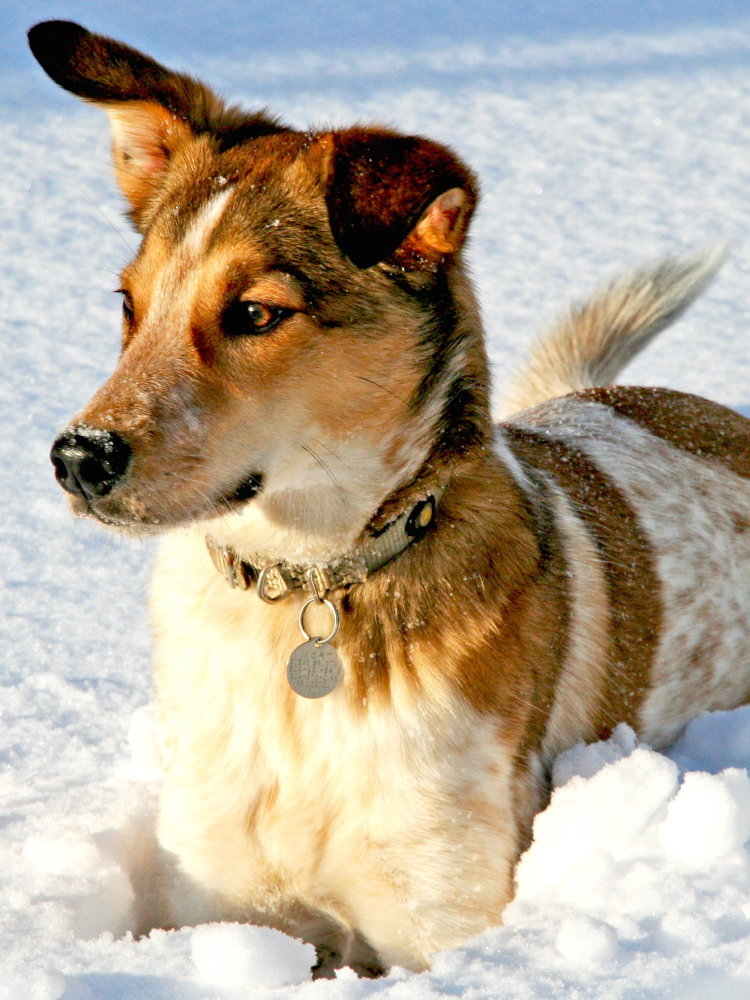
#> input picture dog.jpg, 1500 x 2000 px (shown at 1/2 size)
$ jupyter execute CH02_SEC06_5_WaveletCompress.ipynb
#> lines starting #> are read from the running program, lines starting #| are printed output that depends on the picture; after the words box and inside, x2 and y2 are one past the last pixel; in counts of white or black regions, pixels touching at a corner belong together
[cell 1]
# Using the PyWavelets module, available at
# https://pywavelets.readthedocs.io/en/latest/install.html
import cv2
from matplotlib.image import imread
import numpy as np
import matplotlib.pyplot as plt
import os
import pywt
plt.rcParams['figure.figsize'] = [8, 8]
plt.rcParams.update({'font.size': 18})

A = imread('../dog.jpg')
#> A is the input picture: shape (2000, 1500, 3); mean R, G, B 181.4, 169.5, 151.9
B = np.mean(A, -1); # Convert RGB to grayscale
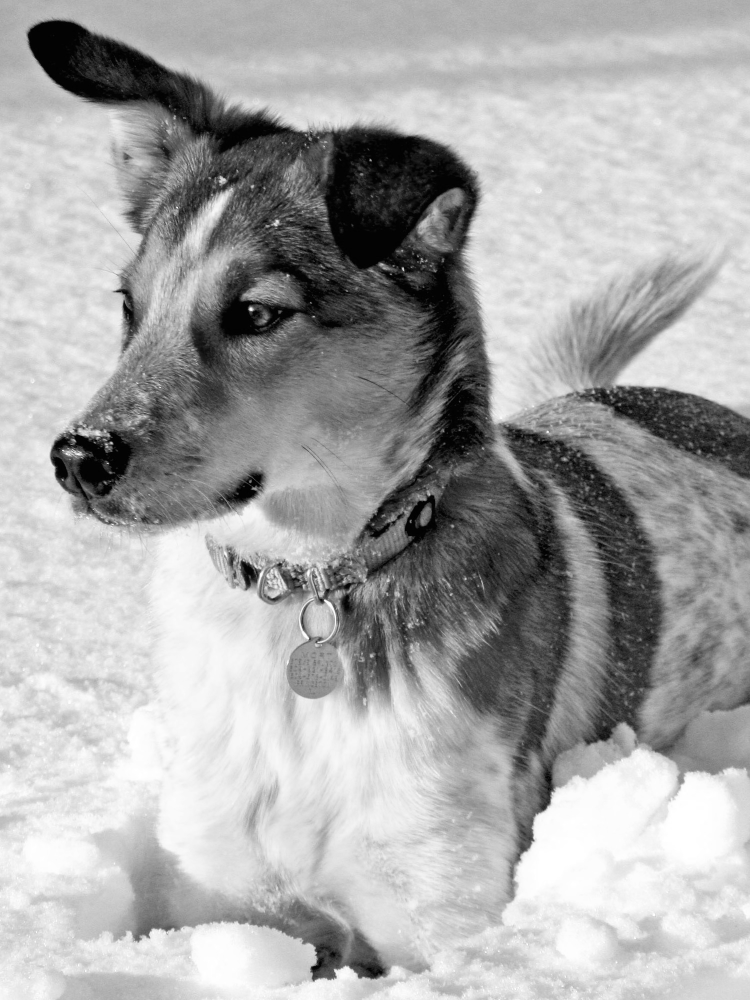
#> B: shape (2000, 1500) float64 (shown at 1/2 size); min 0, max 255, mean 167.6
height = 1024
width = 1024
B = cv2.resize(B, (width, height), interpolation=cv2.INTER_AREA)
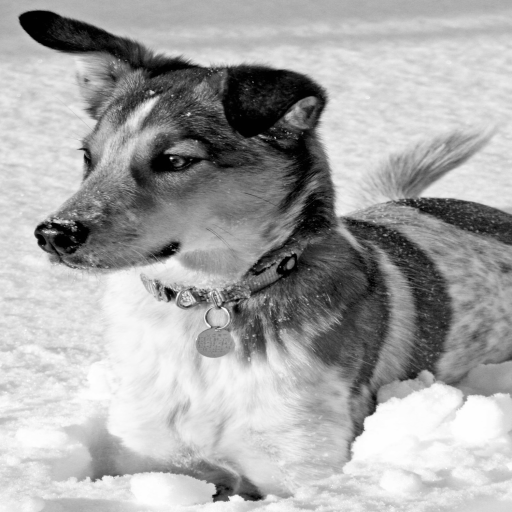
#> B: shape (1024, 1024) float64 (shown at 1/2 size); min 1.26, max 255, mean 167.6; drawn with min black and max white

[cell 2]
## Wavelet Compression
n = 2
w = 'db1'
coeffs = pywt.wavedec2(B,wavelet=w,level=n)
#> coeffs = 3 items

coeff_arr, coeff_slices = pywt.coeffs_to_array(coeffs)
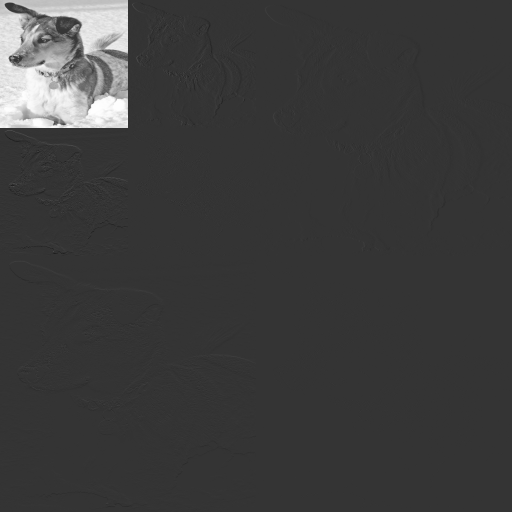
#> coeff_arr: shape (1024, 1024) float64 (shown at 1/2 size); min -263.1, max 1020, mean 41.9; drawn with min black and max white
#> coeff_slices = 3 items

Csort = np.sort(np.abs(coeff_arr.reshape(-1)))

keep =0.005

[cell 3]
coeff_arr.shape
#> Out = (1024, 1024)

[cell 4]
coeff_slices

[cell 5]
thresh = Csort[int(np.floor((1-keep)*len(Csort)))]
#> thresh = 959.6
ind = np.abs(coeff_arr) > thresh
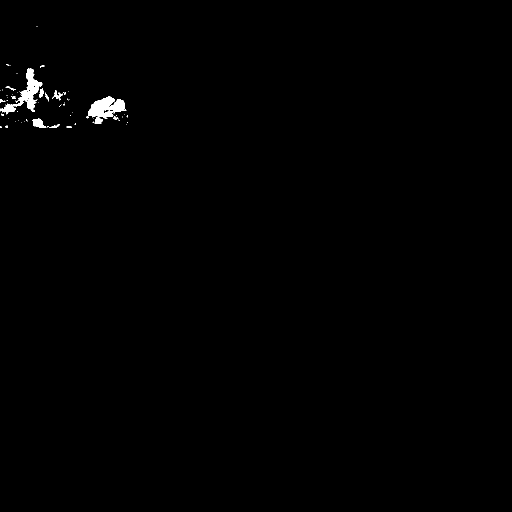
#> ind: shape (1024, 1024) bool (shown at 1/2 size); 0.5% white; 72 white regions (59 under 20 px), largest, box (x1, y1, x2, y2) and area: (0, 137, 85, 227) 2018, (176, 192, 253, 238) 1950, (65, 237, 93, 256) 323
Cfilt = coeff_arr * ind # Threshold small indices

[cell 6]
Cfilt.shape
#> Out = (1024, 1024)

[cell 7]
coeffs_filt = pywt.array_to_coeffs(Cfilt,coeff_slices,output_format='wavedec2')
#> coeffs_filt = 3 items

[cell 8]
# Plot reconstruction
Arecon = pywt.waverec2(coeffs_filt,wavelet=w)
plt.figure()
plt.imshow(Arecon.astype('uint8'),cmap='gray')
plt.axis('off')
plt.title('keep = ' + str(keep))
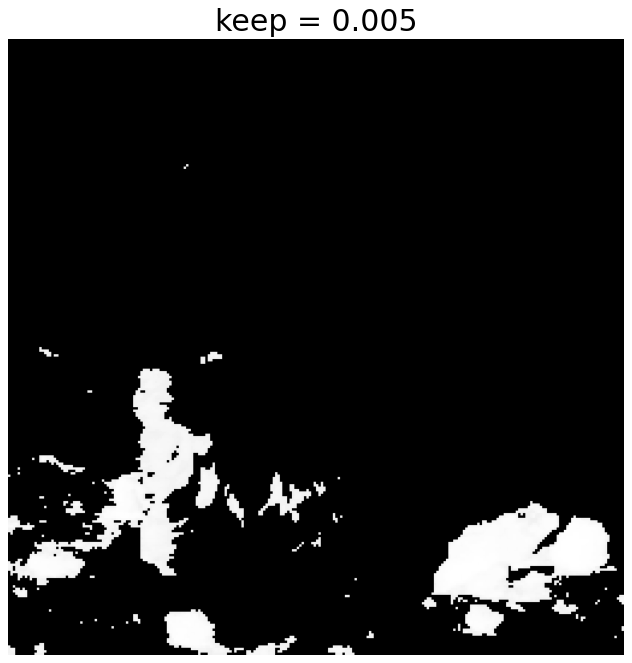
#> figure drawn by matplotlib, 1 panel

[cell 9]
## Wavelet Compression
n = 4
w = 'db1'
coeffs = pywt.wavedec2(B,wavelet=w,level=n)
#> coeffs = 5 items

coeff_arr, coeff_slices = pywt.coeffs_to_array(coeffs)
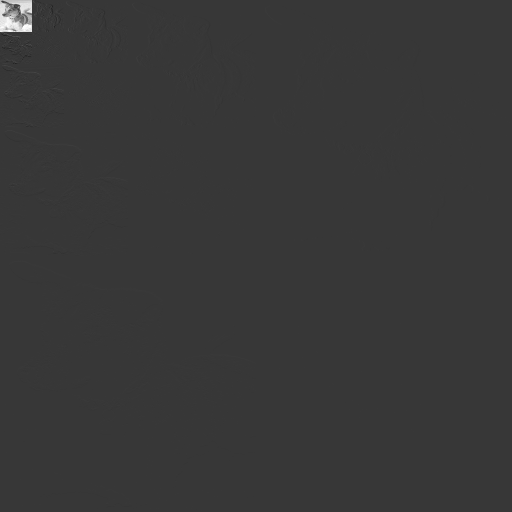
#> coeff_arr: shape (1024, 1024) float64 (shown at 1/2 size); min -1134.3, max 4080, mean 10.5; drawn with min black and max white
#> coeff_slices = 5 items

Csort = np.sort(np.abs(coeff_arr.reshape(-1)))

for keep in (0.1, 0.05, 0.01, 0.005):
    thresh = Csort[int(np.floor((1-keep)*len(Csort)))]
    ind = np.abs(coeff_arr) > thresh
    Cfilt = coeff_arr * ind # Threshold small indices

    coeffs_filt = pywt.array_to_coeffs(Cfilt,coeff_slices,output_format='wavedec2')

    # Plot reconstruction
    Arecon = pywt.waverec2(coeffs_filt,wavelet=w)
    plt.figure()
    plt.imshow(Arecon.astype('uint8'),cmap='gray')
    plt.axis('off')
    plt.title('keep = ' + str(keep))
#> this loop made 4 passes
#> thresh on passes 1 to 4: 13.03, 23.04, 83.29, 203.1
#> pass 1, `ind = np.abs(coeff_arr) > thresh`:
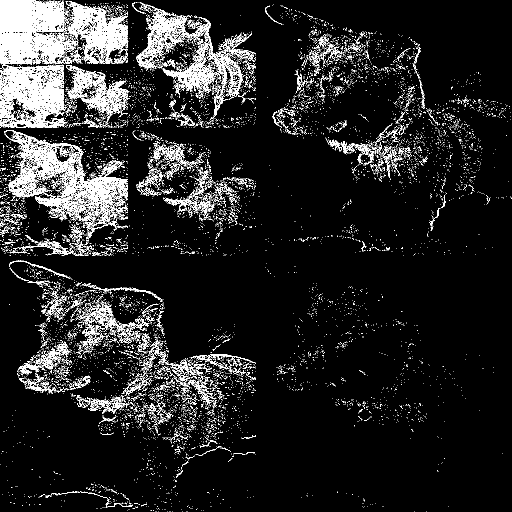
#> ind: shape (1024, 1024) bool (shown at 1/2 size); 10% white in thin lines or dots
#> pass 2, `ind = np.abs(coeff_arr) > thresh`:
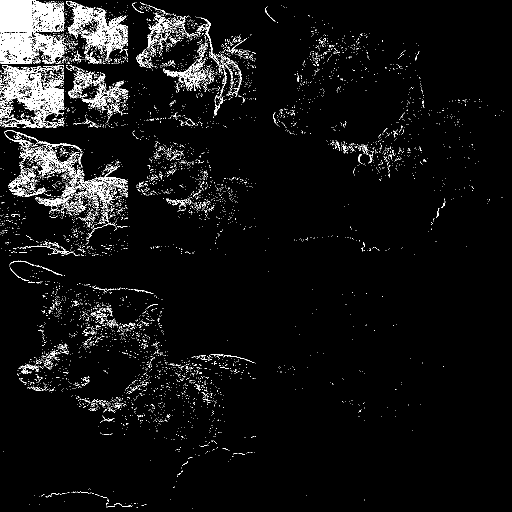
#> ind: shape (1024, 1024) bool (shown at 1/2 size); 5% white in thin lines or dots
#> after the loop:
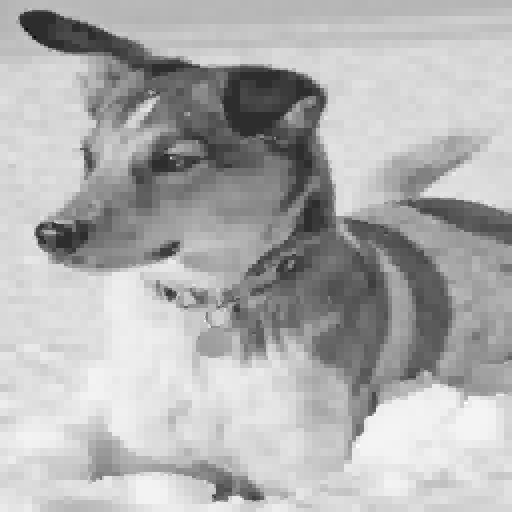
#> Arecon: shape (1024, 1024) float64 (shown at 1/2 size); min -58.46, max 267.9, mean 167.5; drawn with min black and max white
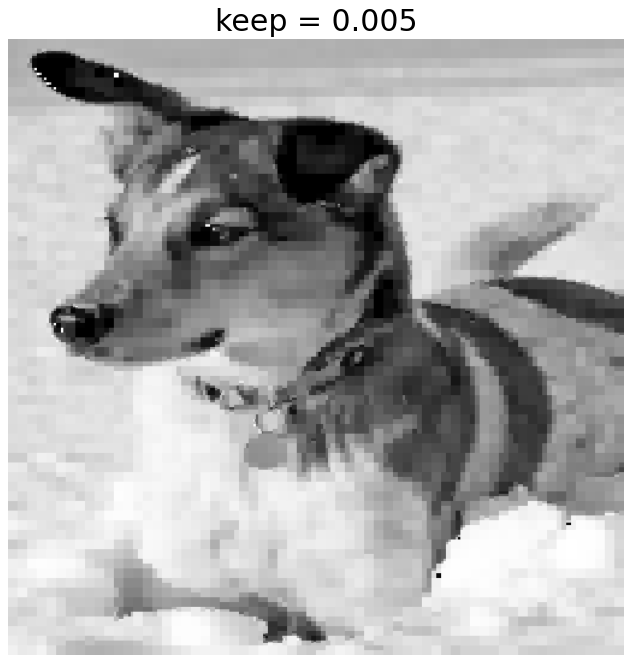
#> figure drawn by matplotlib, 1 panel
